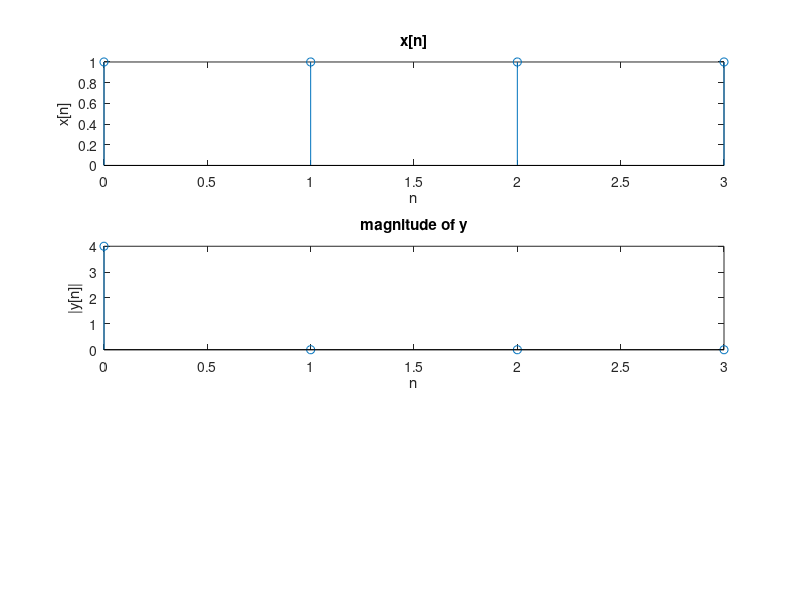

Source code (MATLAB): (Note: this script raises an error after producing the figure.)
L=4;
N=4;
n=0:N-1;
x=[ones(L,1);zeros(N-L,1)];
y=fft(x,N);
figure
subplot(3,1,1)
stem(n,x);
title('x[n]')
xlabel('n');
ylabel('x[n]');
subplot(3,1,2)
stem(n,abs(y));
title('magnitude of y')
xlabel('n');
ylabel('|y[n]|');
sgtitle('N=4');
subplot(3,1,3)
stem(n,angle(y));
title('phase of y')
xlabel('n');
ylabel('theta');